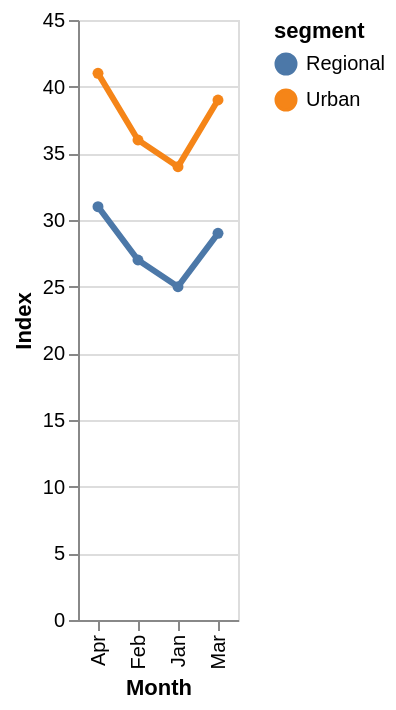

The Vega-Lite source for this figure:
### Vega-Lite specification from a JSON file in a GitHub repository (floating-point values rounded to 4 significant figures)
{"$schema": "https://vega.github.io/schema/vega-lite/v6.json", "width": "container", "height": 300, "data": {"values": [{"month": "Jan", "segment": "Urban", "value": 34}, {"month": "Feb", "segment": "Urban", "value": 36}, {"month": "Mar", "segment": "Urban", "value": 39}, {"month": "Apr", "segment": "Urban", "value": 41}, {"month": "Jan", "segment": "Regional", "value": 25}, {"month": "Feb", "segment": "Regional", "value": 27}, {"month": "Mar", "segment": "Regional", "value": 29}, {"month": "Apr", "segment": "Regional", "value": 31}]}, "mark": {"type": "line", "point": true, "strokeWidth": 3}, "encoding": {"x": {"field": "month", "type": "ordinal", "title": "Month"}, "y": {"field": "value", "type": "quantitative", "title": "Index"}, "color": {"field": "segment", "type": "nominal"}, "tooltip": [{"field": "month", "type": "ordinal"}, {"field": "segment", "type": "nominal"}, {"field": "value", "type": "quantitative"}]}}
